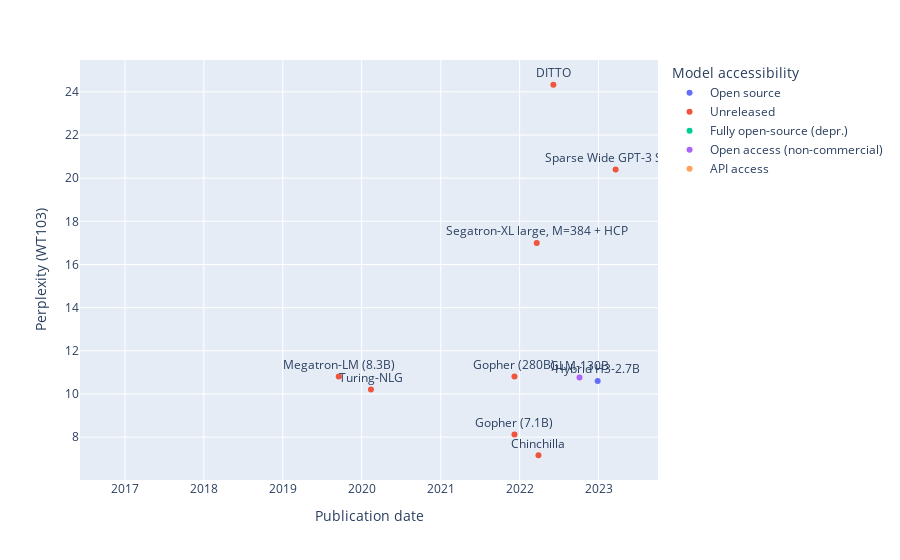

The notebook cell saved with this chart:
### Code cell
# Plot wikitext perplexity of systems with model accessibility
fig = px.scatter(
    filtered_benchmark_df,
    x='Publication date',
    y='Perplexity (WT103)',
    color='Model accessibility',
    text=filtered_benchmark_df.index
)

# Move text to top
fig.update_traces(textposition='top center')

fig.show()

### Figure 1 — Plotly figure (JSON) as saved in the notebook; plotly's stock layout.template omitted (floating-point values rounded to 4 significant figures)
{"data": [{"hovertemplate": "Model accessibility=Open source<br>Publication date=%{x}<br>Perplexity (WT103)=%{y}<br>System=%{text}<extra></extra>", "legendgroup": "Open source", "marker": {"color": "#636efa", "symbol": "circle"}, "mode": "markers+text", "name": "Open source", "orientation": "v", "showlegend": true, "text": ["MPT-7B", "GPT-NeoX-20B", "Hybrid H3-2.7B", "GPT-Neo-2.7B", "Pythia-12b", "GPT-J-6B"], "textposition": "top center", "type": "scatter", "x": ["2023-05-05", "2022-04-14", "2022-12-28", "2021-03-21", "2023-04-03", "2021-06-09"], "xaxis": "x", "y": [null, null, 10.6, null, null, null], "yaxis": "y"}, {"hovertemplate": "Model accessibility=Unreleased<br>Publication date=%{x}<br>Perplexity (WT103)=%{y}<br>System=%{text}<extra></extra>", "legendgroup": "Unreleased", "marker": {"color": "#EF553B", "symbol": "circle"}, "mode": "markers+text", "name": "Unreleased", "orientation": "v", "showlegend": true, "text": ["Sparse Wide GPT-3 Small", "DITTO", "Megatron-LM (8.3B)", "Gopher (280B)", "Gopher (7.1B)", "Turing-NLG", "Chinchilla", "Segatron-XL large, M=384 + HCP", "Neural Architecture Search with base 8 and shared embeddings", "Mogrifier RLSTM (WT2)"], "textposition": "top center", "type": "scatter", "x": ["2023-03-21", "2022-06-06", "2019-09-17", "2021-12-08", "2021-12-08", "2020-02-13", "2022-03-29", "2022-03-21", "2016-11-05", "2022-11-03"], "xaxis": "x", "y": [20.4, 24.33, 10.81, 10.81, 8.12, 10.21, 7.16, 17, null, null], "yaxis": "y"}, {"hovertemplate": "Model accessibility=Fully open-source (depr.)<br>Publication date=%{x}<br>Perplexity (WT103)=%{y}<br>System=%{text}<extra></extra>", "legendgroup": "Fully open-source (depr.)", "marker": {"color": "#00cc96", "symbol": "circle"}, "mode": "markers+text", "name": "Fully open-source (depr.)", "orientation": "v", "showlegend": true, "text": ["OPT-30B", "OPT-1.3B", "OPT-6.7B", "OPT-1.3B (finetuned on PTB)", "OPT-13B", "OPT-1.3B (finetuned)", "OPT-66B", "OPT-2.7B (finetuned on WT2)", "OPT-125M (finetuned)", "OPT-2.7B", "OPT-2.7B (finetuned on PTB)", "OPT-125M (finetuned on PTB)"], "textposition": "top center", "type": "scatter", "x": ["2022-06-21", "2022-06-21", "2022-06-21", "2022-06-21", "2022-06-21", "2022-06-21", "2022-06-21", "2022-06-21", "2022-06-21", "2022-06-21", "2022-06-21", "2022-06-21"], "xaxis": "x", "y": [null, null, null, null, null, null, null, null, null, null, null, null], "yaxis": "y"}, {"hovertemplate": "Model accessibility=Open access (non-commercial)<br>Publication date=%{x}<br>Perplexity (WT103)=%{y}<br>System=%{text}<extra></extra>", "legendgroup": "Open access (non-commercial)", "marker": {"color": "#ab63fa", "symbol": "circle"}, "mode": "markers+text", "name": "Open access (non-commercial)", "orientation": "v", "showlegend": true, "text": ["LLaMA-33B", "LLaMA-65B", "GLM-130B", "LLaMA-7B", "OPT-175B"], "textposition": "top center", "type": "scatter", "x": ["2023-02-27", "2023-02-27", "2022-10-05", "2023-02-27", "2022-06-21"], "xaxis": "x", "y": [null, null, 10.76, null, null], "yaxis": "y"}, {"hovertemplate": "Model accessibility=API access<br>Publication date=%{x}<br>Perplexity (WT103)=%{y}<br>System=%{text}<extra></extra>", "legendgroup": "API access", "marker": {"color": "#FFA15A", "symbol": "circle"}, "mode": "markers+text", "name": "API access", "orientation": "v", "showlegend": true, "text": ["GPT-3 175B (davinci)"], "textposition": "top center", "type": "scatter", "x": ["2020-05-28"], "xaxis": "x", "y": [null], "yaxis": "y"}], "layout": {"legend": {"title": {"text": "Model accessibility"}, "tracegroupgap": 0}, "margin": {"t": 60}, "xaxis": {"anchor": "y", "domain": [0, 1], "title": {"text": "Publication date"}}, "yaxis": {"anchor": "x", "domain": [0, 1], "title": {"text": "Perplexity (WT103)"}}}}
